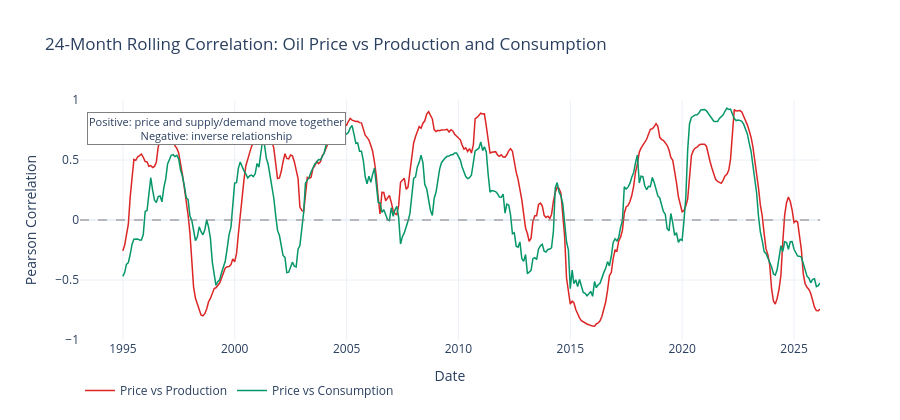

Write notebook code for a chart like this one.
### Markdown cell above
## 5. Rolling Correlation — Price vs Supply and Demand

### Code cell
# 24-month rolling correlation: price vs production and price vs consumption
# Using the master_actuals dataset (starts 1993 where production data begins)
m = master.dropna(subset=['price_world', 'prod_world', 'cons_world']).copy()

window = 24  # 2-year rolling window
m['corr_price_prod'] = m['price_world'].rolling(window).corr(m['prod_world'])
m['corr_price_cons'] = m['price_world'].rolling(window).corr(m['cons_world'])

fig = go.Figure()
fig.add_trace(go.Scatter(
    x=m.index, y=m['corr_price_prod'],
    mode='lines', name='Price vs Production',
    line=dict(color='#DC2626', width=1.5)
))
fig.add_trace(go.Scatter(
    x=m.index, y=m['corr_price_cons'],
    mode='lines', name='Price vs Consumption',
    line=dict(color='#059669', width=1.5)
))
fig.add_hline(y=0, line_dash='dash', line_color='gray', opacity=0.5)

fig.update_layout(
    title='24-Month Rolling Correlation: Oil Price vs Production and Consumption',
    xaxis_title='Date',
    yaxis_title='Pearson Correlation',
    yaxis=dict(range=[-1, 1]),
    template='plotly_white', height=420, hovermode='x unified',
    legend=dict(orientation='h', y=-0.15)
)
fig.add_annotation(
    x=0.01, y=0.95, xref='paper', yref='paper',
    text='Positive: price and supply/demand move together<br>Negative: inverse relationship',
    showarrow=False, font=dict(size=11), bgcolor='white', bordercolor='gray'
)
fig.show()

### Figure 1 — Plotly figure (JSON) as saved in the notebook; plotly's stock layout.template omitted (floating-point values rounded to 4 significant figures; data arrays with more than 128 entries replaced by an {"elided": "..."} marker saying what was removed)
{"data": [{"line": {"color": "#DC2626", "width": 1.5}, "mode": "lines", "name": "Price vs Production", "type": "scatter", "x": {"elided": "398 str values"}, "y": {"elided": "398 float values"}}, {"line": {"color": "#059669", "width": 1.5}, "mode": "lines", "name": "Price vs Consumption", "type": "scatter", "x": {"elided": "398 str values"}, "y": {"elided": "398 float values"}}], "layout": {"annotations": [{"bgcolor": "white", "bordercolor": "gray", "font": {"size": 11}, "showarrow": false, "text": "Positive: price and supply/demand move together<br>Negative: inverse relationship", "x": 0.01, "xref": "paper", "y": 0.95, "yref": "paper"}], "height": 420, "hovermode": "x unified", "legend": {"orientation": "h", "y": -0.15}, "shapes": [{"line": {"color": "gray", "dash": "dash"}, "opacity": 0.5, "type": "line", "x0": 0, "x1": 1, "xref": "x domain", "y0": 0, "y1": 0, "yref": "y"}], "title": {"text": "24-Month Rolling Correlation: Oil Price vs Production and Consumption"}, "xaxis": {"title": {"text": "Date"}}, "yaxis": {"range": [-1, 1], "title": {"text": "Pearson Correlation"}}}}
